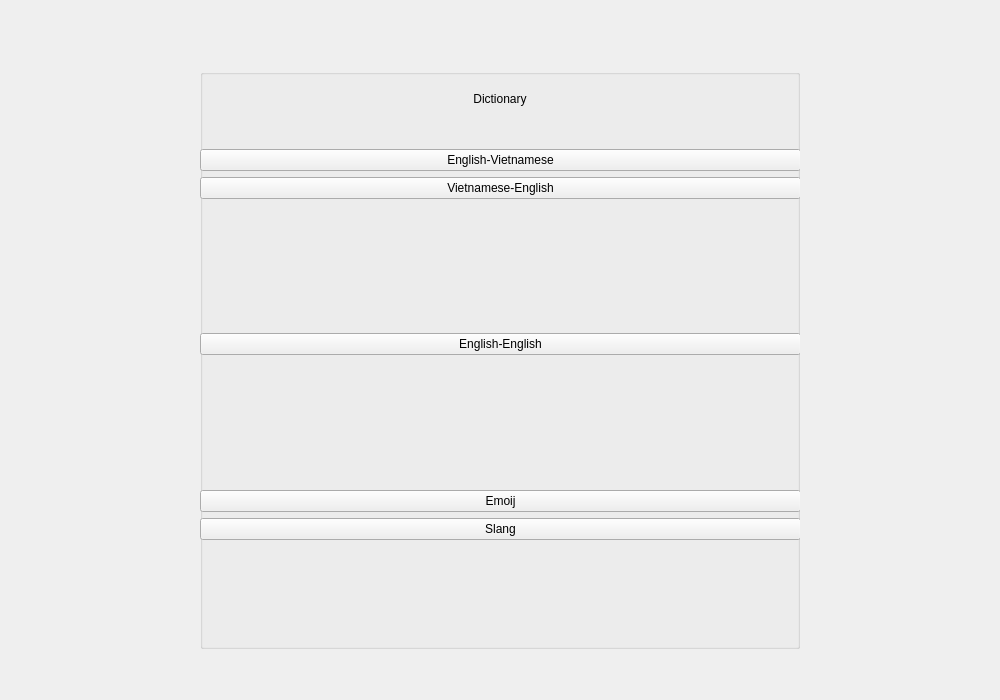
<?xml version="1.0" encoding="UTF-8"?>
<ui version="4.0">
 <class>MainWindow</class>
 <widget class="QMainWindow" name="MainWindow">
  <property name="geometry">
   <rect>
    <x>0</x>
    <y>0</y>
    <width>1000</width>
    <height>700</height>
   </rect>
  </property>
  <property name="windowTitle">
   <string>Dictionary</string>
  </property>
  <property name="styleSheet">
   <string notr="true"/>
  </property>
  <widget class="QWidget" name="centralWidget">
   <property name="styleSheet">
    <string notr="true"/>
   </property>
   <widget class="QGroupBox" name="groupBox">
    <property name="geometry">
     <rect>
      <x>200</x>
      <y>69</y>
      <width>600</width>
      <height>580</height>
     </rect>
    </property>
    <property name="styleSheet">
     <string notr="true"/>
    </property>
    <property name="title">
     <string/>
    </property>
    <property name="alignment">
     <set>Qt::AlignmentFlag::AlignCenter</set>
    </property>
    <widget class="QWidget" name="verticalLayoutWidget">
     <property name="geometry">
      <rect>
       <x>0</x>
       <y>80</y>
       <width>601</width>
       <height>391</height>
      </rect>
     </property>
     <layout class="QVBoxLayout" name="verticalLayout">
      <item>
       <widget class="QPushButton" name="engVietButton">
        <property name="styleSheet">
         <string notr="true"/>
        </property>
        <property name="text">
         <string>English-Vietnamese</string>
        </property>
       </widget>
      </item>
      <item>
       <widget class="QPushButton" name="vietEngButton">
        <property name="styleSheet">
         <string notr="true"/>
        </property>
        <property name="text">
         <string>Vietnamese-English</string>
        </property>
       </widget>
      </item>
      <item alignment="Qt::AlignmentFlag::AlignVCenter">
       <widget class="QPushButton" name="engEngButton">
        <property name="styleSheet">
         <string notr="true"/>
        </property>
        <property name="text">
         <string>English-English</string>
        </property>
       </widget>
      </item>
      <item>
       <widget class="QPushButton" name="emoijButton">
        <property name="text">
         <string>Emoij</string>
        </property>
       </widget>
      </item>
      <item>
       <widget class="QPushButton" name="slangButton">
        <property name="text">
         <string>Slang</string>
        </property>
       </widget>
      </item>
     </layout>
    </widget>
    <widget class="QLabel" name="title">
     <property name="geometry">
      <rect>
       <x>200</x>
       <y>0</y>
       <width>200</width>
       <height>60</height>
      </rect>
     </property>
     <property name="text">
      <string>Dictionary</string>
     </property>
     <property name="alignment">
      <set>Qt::AlignmentFlag::AlignCenter</set>
     </property>
    </widget>
   </widget>
  </widget>
 </widget>
 <resources/>
 <connections/>
</ui>
